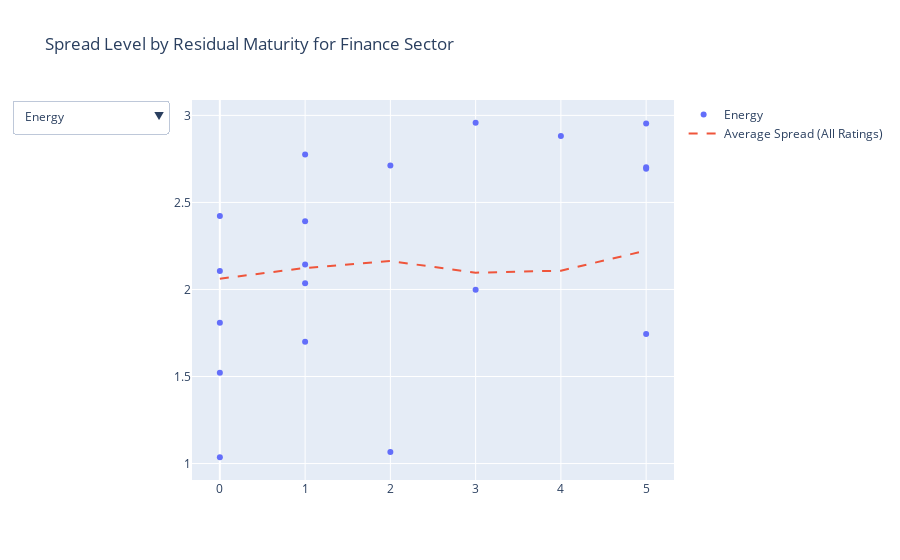

Here is the notebook cell this chart was saved with:
### Code cell
import plotly.graph_objects as go

# Create a dropdown menu for selecting sectors
sector_dropdown = [{'label': sector, 'method': 'update', 'args': [{'visible': [sector == s for s in df['Sector'].unique()]}, {'title': f'Spread Level by Residual Maturity for {sector} Sector'}]} for sector in df['Sector'].unique()]

# Plot the graph
fig = go.Figure()

# Add traces for individual spread levels by sector
for sector in df['Sector'].unique():
    sector_data = df[df['Sector'] == sector]
    fig.add_trace(go.Scatter(x=sector_data['Residual Maturity'], y=sector_data['Spread Level'], mode='markers', name=sector, visible=(sector == df['Sector'].unique()[0])))

# Add the curve for the whole dataset averaging all ratings
avg_spread_all = df.groupby('Residual Maturity')['Spread Level'].mean().reset_index()
fig.add_trace(go.Scatter(x=avg_spread_all['Residual Maturity'], y=avg_spread_all['Spread Level'], mode='lines', line=dict(dash='dash'), name='Average Spread (All Ratings)'))

# Update layout with dropdown menu and initial title
fig.update_layout(updatemenus=[{'buttons': sector_dropdown, 'direction': 'down', 'showactive': True}], title='Spread Level by Residual Maturity for Finance Sector')

fig.show()

### Figure 1 — Plotly figure (JSON) as saved in the notebook; plotly's stock layout.template omitted (floating-point values rounded to 4 significant figures)
{"data": [{"mode": "markers", "name": "Energy", "type": "scatter", "visible": true, "x": [5, 2, 0, 0, 4, 1, 1, 0, 5, 2, 0, 1, 5, 5, 0, 3, 1, 3, 1], "y": [2.953, 1.066, 2.106, 2.422, 2.881, 2.036, 2.392, 1.522, 2.693, 2.713, 1.809, 2.776, 2.702, 1.745, 1.036, 2.958, 1.7, 1.998, 2.144]}, {"mode": "markers", "name": "Finance", "type": "scatter", "visible": false, "x": [4, 0, 1, 1, 1, 5, 3, 0, 1, 5, 5, 4, 3, 3, 3, 3, 5, 0, 4, 0, 3, 0], "y": [1.822, 2.269, 1.484, 2.633, 2.717, 1.192, 1.377, 2.88, 1.568, 1.611, 1.971, 1.352, 1.358, 1.616, 2.273, 1.869, 2.29, 2.728, 1.94, 2.767, 2.495, 1.662]}, {"mode": "markers", "name": "Technology", "type": "scatter", "visible": false, "x": [3, 1, 1, 0, 5, 5, 1, 2, 2, 4], "y": [1.69, 1.301, 1.652, 1.44, 2.993, 2.931, 2.161, 2.18, 1.46, 1.087]}, {"mode": "markers", "name": "Telecommunications", "type": "scatter", "visible": false, "x": [3, 2, 2, 2, 2, 3, 2, 1, 4, 5, 3, 3, 3, 5, 1, 2, 1], "y": [2.361, 2.185, 2.967, 2.016, 2.675, 2.033, 2.765, 2.401, 2.871, 2.571, 2.947, 2.989, 2.488, 2.085, 2.812, 2.338, 2.537]}, {"mode": "markers", "name": "Consumer Goods", "type": "scatter", "visible": false, "x": [4, 1, 5, 0, 1, 1, 0, 3, 0, 3, 1, 4, 4, 5], "y": [2.062, 1.941, 2.597, 2.619, 1.795, 2.351, 2.47, 2.083, 1.457, 2.117, 1.558, 1.988, 2.018, 1.559]}, {"mode": "markers", "name": "Healthcare", "type": "scatter", "visible": false, "x": [4, 1, 0, 5, 5, 1, 2, 4, 3, 4, 1, 2, 3, 4, 5, 4, 1, 4], "y": [1.896, 1.162, 1.739, 2.606, 1.798, 2.392, 1.697, 1.418, 1.35, 2.964, 2.338, 1.897, 1.733, 2.442, 1.501, 1.973, 2.989, 2.906]}, {"line": {"dash": "dash"}, "mode": "lines", "name": "Average Spread (All Ratings)", "type": "scatter", "x": [0, 1, 2, 3, 4, 5], "y": [2.062, 2.123, 2.163, 2.096, 2.108, 2.223]}], "layout": {"title": {"text": "Spread Level by Residual Maturity for Finance Sector"}, "updatemenus": [{"buttons": [{"args": [{"visible": [true, false, false, false, false, false]}, {"title": "Spread Level by Residual Maturity for Energy Sector"}], "label": "Energy", "method": "update"}, {"args": [{"visible": [false, true, false, false, false, false]}, {"title": "Spread Level by Residual Maturity for Finance Sector"}], "label": "Finance", "method": "update"}, {"args": [{"visible": [false, false, true, false, false, false]}, {"title": "Spread Level by Residual Maturity for Technology Sector"}], "label": "Technology", "method": "update"}, {"args": [{"visible": [false, false, false, true, false, false]}, {"title": "Spread Level by Residual Maturity for Telecommunications Sector"}], "label": "Telecommunications", "method": "update"}, {"args": [{"visible": [false, false, false, false, true, false]}, {"title": "Spread Level by Residual Maturity for Consumer Goods Sector"}], "label": "Consumer Goods", "method": "update"}, {"args": [{"visible": [false, false, false, false, false, true]}, {"title": "Spread Level by Residual Maturity for Healthcare Sector"}], "label": "Healthcare", "method": "update"}], "direction": "down", "showactive": true}]}}
